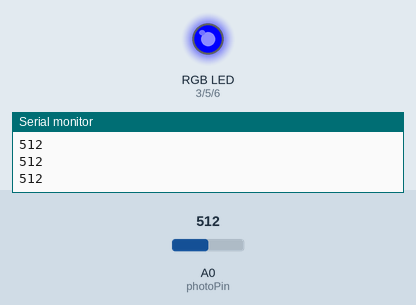
This sketch was run on a simulated Arduino Uno, built with avr-gcc and run on an emulated ATmega328P. Shown: an RGB LED mixed from three pins (HIGH = lit), the last lines printed to the serial monitor. The inputs (shaded band) are chosen by the test bench; at power-on: A0 (photoPin) = 512.

Above: at 1.2 s.
1.3 s: A0 (photoPin) set to 490
At 2.5 s:
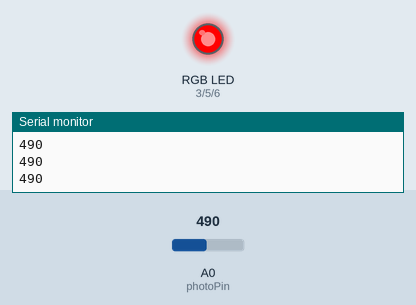
2.8 s: A0 (photoPin) set to 710
At 3.5 s:
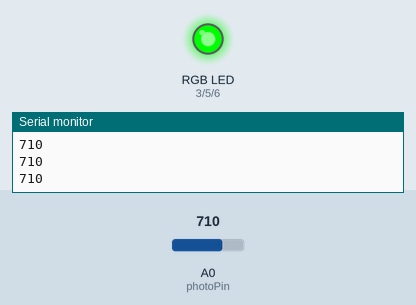
4.3 s: A0 (photoPin) set to 693
At 4.8 s:
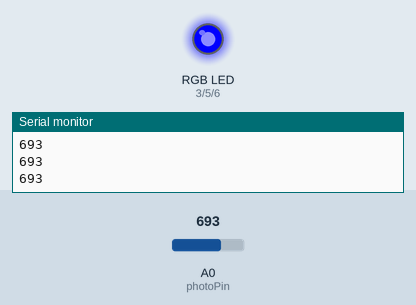
5.8 s: A0 (photoPin) set to 716
At 7.0 s:
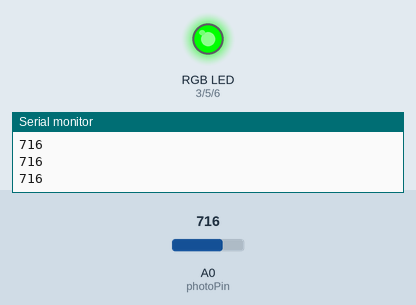
Timing chart, 0 to 8.3 s (numbered marks = the images above; inputs shaded):
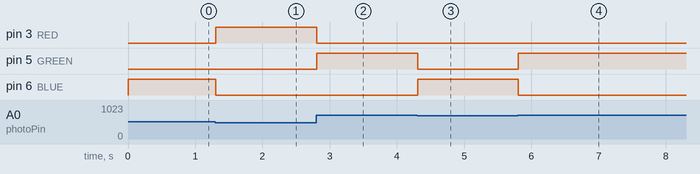

Measured:
- the behaviour switches between 500 and 499 on A0 (photoPin) (found by bisection; images 0 and 1)
- the behaviour switches between 700 and 699 on A0 (photoPin) (found by bisection; images 2 and 3)
- after the input at 1.3 s, pin 3 (RED): LOW → HIGH at once; pin 6 (BLUE): HIGH → LOW at once
- after the input at 2.8 s, pin 3 (RED): HIGH → LOW at once; pin 5 (GREEN): LOW → HIGH at once
- after the input at 4.3 s, pin 5 (GREEN): HIGH → LOW at once; pin 6 (BLUE): LOW → HIGH at once
- after the input at 5.8 s, pin 5 (GREEN): LOW → HIGH at once; pin 6 (BLUE): HIGH → LOW at once

The sketch:

RGB_Change_Light_Strength_sketch_jan07c.ino
```cpp
#define RED 3
#define GREEN 5
#define BLUE 6

int photoPin = 0;
int lightValue = analogRead(photoPin);

void setup()
{
  Serial.begin(9600);
  pinMode(RED, OUTPUT);
  pinMode(GREEN, OUTPUT);
  pinMode(BLUE, OUTPUT);
  digitalWrite(RED, HIGH);
  digitalWrite(GREEN, HIGH);
  digitalWrite(BLUE, HIGH);
}

void loop()
{
  int lightValue = analogRead(photoPin);
  Serial.println(lightValue);
  delay(1);
  if (lightValue < 500)
  {
    analogWrite(RED, 255);
    analogWrite(GREEN, 0);
    analogWrite(BLUE, 0);
  }
  if (lightValue >= 500 && lightValue < 700)
  {
    analogWrite(RED, 0);
    analogWrite(GREEN, 0);
    analogWrite(BLUE, 255);
  }
  if (lightValue >= 700)
  {
    analogWrite(RED, 0);
    analogWrite(GREEN, 255);
    analogWrite(BLUE, 0);
  }
  delay(1);
}
```
